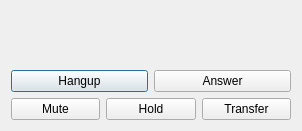
<?xml version="1.0" encoding="UTF-8"?>
<ui version="4.0">
 <class>call</class>
 <widget class="QDialog" name="call">
  <property name="geometry">
   <rect>
    <x>0</x>
    <y>0</y>
    <width>302</width>
    <height>131</height>
   </rect>
  </property>
  <property name="sizePolicy">
   <sizepolicy hsizetype="Fixed" vsizetype="Fixed">
    <horstretch>0</horstretch>
    <verstretch>0</verstretch>
   </sizepolicy>
  </property>
  <property name="windowTitle">
   <string>Call</string>
  </property>
  <layout class="QGridLayout" name="gridLayout">
   <item row="2" column="0">
    <layout class="QHBoxLayout" name="horizontalLayout">
     <item>
      <widget class="QPushButton" name="cancelButton">
       <property name="text">
        <string>Hangup</string>
       </property>
      </widget>
     </item>
     <item>
      <widget class="QPushButton" name="answerButton">
       <property name="text">
        <string>Answer</string>
       </property>
      </widget>
     </item>
    </layout>
   </item>
   <item row="1" column="0">
    <widget class="QLabel" name="descLabel">
     <property name="text">
      <string/>
     </property>
    </widget>
   </item>
   <item row="0" column="0">
    <widget class="QLabel" name="whoLabel">
     <property name="text">
      <string/>
     </property>
    </widget>
   </item>
   <item row="3" column="0">
    <layout class="QHBoxLayout" name="horizontalLayout_2">
     <item>
      <widget class="QPushButton" name="muteButton">
       <property name="text">
        <string>Mute</string>
       </property>
      </widget>
     </item>
     <item>
      <widget class="QPushButton" name="holdButton">
       <property name="text">
        <string>Hold</string>
       </property>
      </widget>
     </item>
     <item>
      <widget class="QPushButton" name="transferButton">
       <property name="text">
        <string>Transfer</string>
       </property>
      </widget>
     </item>
    </layout>
   </item>
  </layout>
 </widget>
 <resources/>
 <connections/>
</ui>
